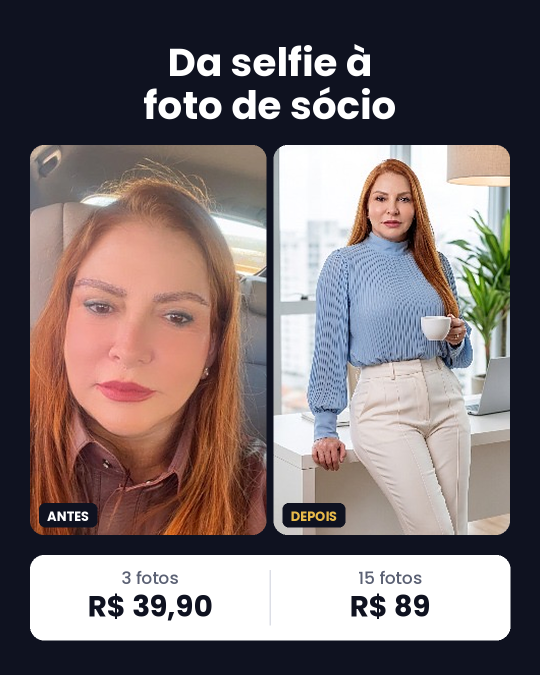
#> input picture fotosadv/2026-10-07/FOTOSADV_antes-depois_H01_v1_r3.png, 1080 x 1350 px (shown at 1/2 size); its folder holds 5 pictures in this run
$ python gen_autoridade_r2.py
#> lines starting #> are read from the running program, lines starting #| are printed output that depends on the picture; after the words box and inside, x2 and y2 are one past the last pixel; in counts of white or black regions, pixels touching at a corner belong together; pictures that were not available may be replaced by others from this repository, and a replacement may not be noted
### fotosadv/2026-10-08/gen_autoridade.py
# FOTOSADV – variações estáticas do líder "Gaby vídeo 01" (hook de autoridade). 100% código (Pillow).
# Uso: python3 gen_autoridade.py  (reaproveita os painéis selfie/profissional das peças H01/H02 de 07/10)
import os
from PIL import Image, ImageDraw, ImageFont
D = os.path.dirname(os.path.abspath(__file__)); S = os.path.join(D, '..', '2026-10-07')
F = '/usr/share/fonts/truetype/google-fonts/Poppins-'
def f(w, s): return ImageFont.truetype(F + w + '.ttf', s)
W, H = 1080, 1350
BG = (14, 18, 32); GOLD = (232, 186, 72); WHITE = (255, 255, 255); GREY = (150, 158, 175); MID = (90, 96, 110)

def panels(fn):
    im = Image.open(os.path.join(S, fn)).convert('RGB')
    return im.crop((60, 290, 533, 1000)), im.crop((547, 290, 1020, 1000))
A = panels('FOTOSADV_antes-depois_H01_v1_r3.png')   # advogada
#> in panels, im is the input picture: PIL image 1080x1350 RGB; mean R, G, B 122, 111, 112.3
B = panels('FOTOSADV_dor-selfie_H02_v1_r3.png')     # advogado
#> call 2 of panels, with fn = 'FOTOSADV_dor-selfie_H02_v1_r3.png'
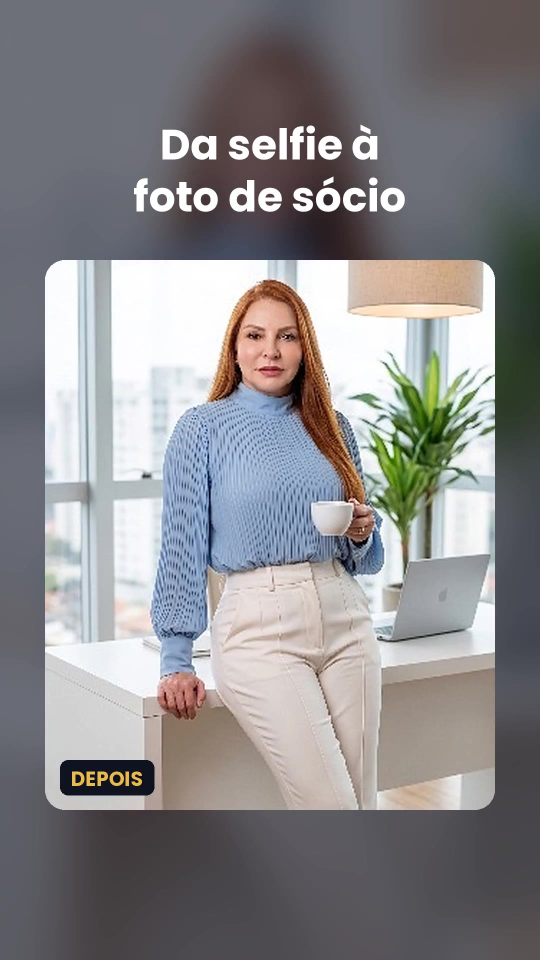
#> input picture fotosadv/2026-10-07/FOTOSADV_V05_selfie-a-socio_thumb.jpg, 1080 x 1920 px, given in place of FOTOSADV_dor-selfie_H02_v1_r3.png, which was not available (shown at 1/2 size)
#> in panels, im is the input picture: PIL image 1080x1920 RGB; mean R, G, B 137.6, 136.4, 138.5

def cover(im, w, h, top=0.0):
    r = max(w / im.width, h / im.height); im = im.resize((round(im.width * r), round(im.height * r)), Image.LANCZOS)
    x = (im.width - w) // 2; y = int((im.height - h) * top); return im.crop((x, y, x + w, y + h))
def rpaste(c, im, x, y, r=26):
    m = Image.new('L', im.size, 0); ImageDraw.Draw(m).rounded_rectangle((0, 0, im.width - 1, im.height - 1), r, fill=255); c.paste(im, (x, y), m)
def ctext(d, y, t, font, fill):
    d.text(((W - d.textlength(t, font=font)) / 2, y), t, font=font, fill=fill)
def tag(d, x, y, t, col, s=28):
    fl = f('Bold', s); w = d.textlength(t, font=fl) + 32
    d.rounded_rectangle((x, y, x + w, y + s + 22), 14, fill=BG); d.text((x + 16, y + 7), t, font=fl, fill=col)
def pricebar(d, y=1100):
    d.rounded_rectangle((60, y, 1020, y + 150), 28, fill=WHITE); d.line((540, y + 28, 540, y + 122), fill=(220, 222, 228), width=3)
    for cx, a, b in [(300, '3 fotos', 'R$ 39,90'), (780, '15 fotos', 'R$ 89')]:
        fa = f('Regular', 32); fb = f('Bold', 56)
        d.text((cx - d.textlength(a, font=fa) / 2, y + 18), a, font=fa, fill=MID)
        d.text((cx - d.textlength(b, font=fb) / 2, y + 62), b, font=fb, fill=BG)
def hook(d, lines, cols, y=64, size=70):
    for l, c in zip(lines, cols): ctext(d, y, l, f('Bold', size), c); y += size + 14
def foot(d, t='Fotos feitas a partir de selfies'): ctext(d, 1278, t, f('Regular', 26), GREY)

# [15 lines left out: functions one_pair, two_pairs, not called in this run]

# [8 lines that do not run on import are left out]

### fotosadv/2026-10-09/gen_autoridade_r2.py
# FOTOSADV – rodada 2 de variações do líder "Gaby vídeo 01" (base: H12 v1 de 08/10). 100% código (Pillow), 0 crédito.
# Cada peça muda UMA coisa em relação ao H12 v1: visual (fundo claro), hook (H14) ou prova (exemplo masculino).
import os, sys
D = os.path.dirname(os.path.abspath(__file__)); sys.path.insert(0, os.path.join(D, '..', '2026-10-08'))
import gen_autoridade as g
from PIL import Image, ImageDraw
W, H = g.W, g.H
CREAM = (246, 242, 234); NAVY = (14, 18, 32); GOLD_D = (176, 128, 22)

def pair(lines, cols, out, P=g.A, bg=g.BG, price_bg=None, foot_col=g.GREY, top=(0.0, 0.0)):
    c = Image.new('RGB', (W, H), bg); d = ImageDraw.Draw(c); g.hook(d, lines, cols)
    y0, h = 260, 800
    g.rpaste(c, g.cover(P[0], 473, h, top[0]), 60, y0); g.rpaste(c, g.cover(P[1], 473, h, top[1]), 547, y0)
    g.tag(d, 80, y0 + h - 70, 'SELFIE', g.WHITE); g.tag(d, 567, y0 + h - 70, 'FOTO PROFISSIONAL', g.GOLD)
    if price_bg:  # barra de preço escura no fundo claro
        y = 1100; d.rounded_rectangle((60, y, 1020, y + 150), 28, fill=price_bg); d.line((540, y + 28, 540, y + 122), fill=(60, 66, 84), width=3)
        for cx, a, b in [(300, '3 fotos', 'R$ 39,90'), (780, '15 fotos', 'R$ 89')]:
            fa = g.f('Regular', 32); fb = g.f('Bold', 56)
            d.text((cx - d.textlength(a, font=fa) / 2, y + 18), a, font=fa, fill=(180, 186, 200))
            d.text((cx - d.textlength(b, font=fb) / 2, y + 62), b, font=fb, fill=g.WHITE)
    else: g.pricebar(d)
    t = 'Fotos feitas a partir de selfies'; g.ctext(d, 1278, t, g.f('Regular', 26), foot_col)
    c.save(out)

if __name__ == '__main__':
    o = lambda n: os.path.join(D, n)
    # v3: muda só o VISUAL (paleta clara creme + texto navy/dourado escuro) — mesmo hook, mesma prova
    pair(['Sua foto transmite', 'a sua autoridade?'], [NAVY, GOLD_D], o('FOTOSADV_autoridade_H12_v3.png'), bg=CREAM, price_bg=NAVY, foot_col=(110, 112, 120))
#> in rpaste, `m = Image.new('L', im.size, 0)`: m: PIL image 473x800 L; every value is 0
#> in rpaste, `ImageDraw.Draw(m).rounded_rectangle((0, 0, im.width - 1, im.height - 1`:
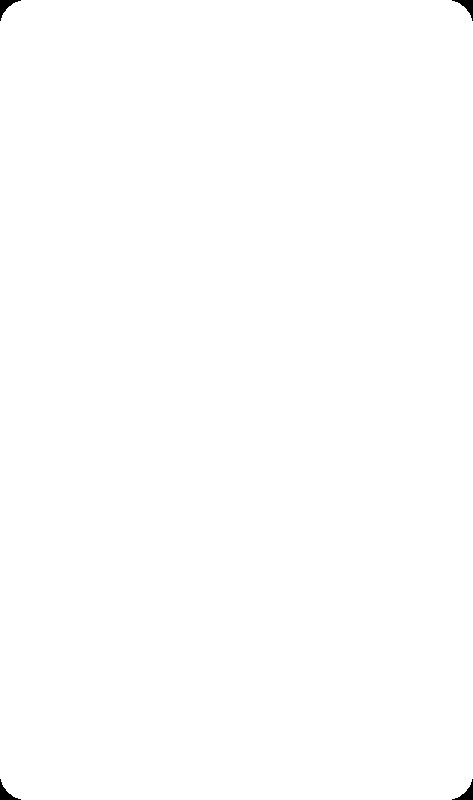
#> m: PIL image 473x800 L; 99.8% white; 4 black regions, box (x1, y1, x2, y2) and area: (0, 0, 21, 21) 150, (452, 0, 473, 21) 150, (0, 779, 21, 800) 150, (452, 779, 473, 800) 150
#> in pair, `c.save(out)`:
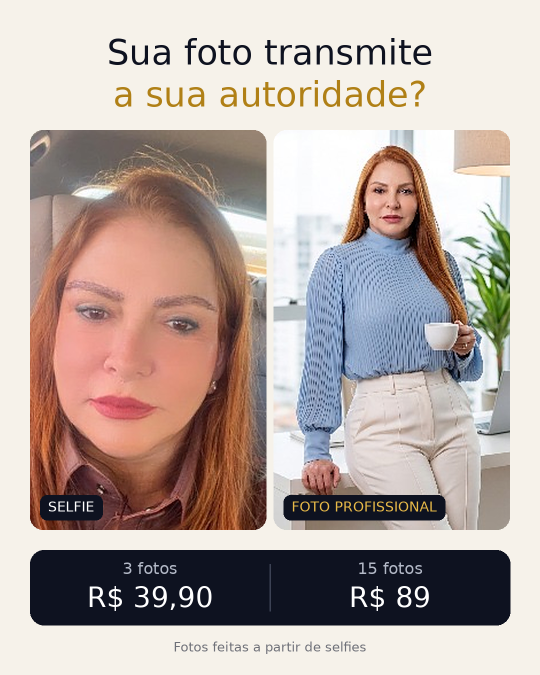
#> saved as FOTOSADV_autoridade_H12_v3.png: PIL image 1080x1350 RGB (shown at 1/2 size); mean R, G, B 182.7, 168.9, 163.3
    # H14: muda só o HOOK (contraste carreira × selfie) — mesmo visual escuro, mesma prova
    pair(['Currículo de sócio.', 'Foto de selfie?'], [g.WHITE, g.GOLD], o('FOTOSADV_autoridade_H14_v1.png'))
#> call 2 of pair, with bg = (14, 18, 32), foot_col = (150, 158, 175), top = (0, 0)
#> in pair (call 2), `c.save(out)`:
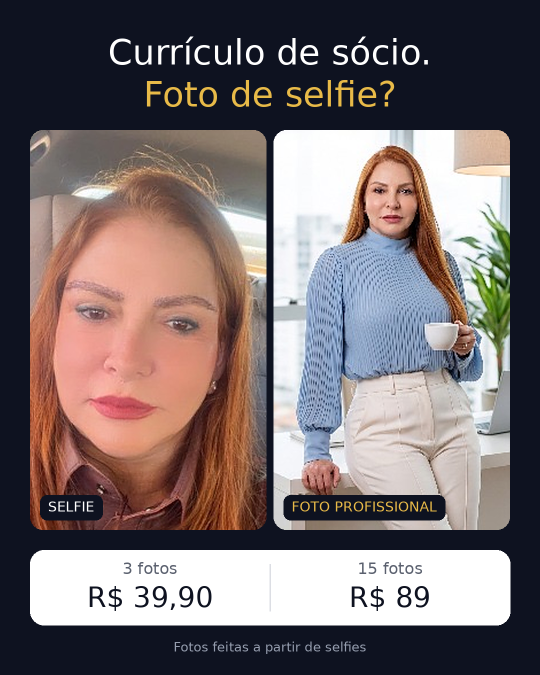
#> saved as FOTOSADV_autoridade_H14_v1.png: PIL image 1080x1350 RGB (shown at 1/2 size); mean R, G, B 120.3, 109.1, 110.4
    # v4: muda só a PROVA (exemplo masculino em vez da advogada) — mesmo hook, mesmo visual
    pair(['Sua foto transmite', 'a sua autoridade?'], [g.WHITE, g.GOLD], o('FOTOSADV_autoridade_H12_v4.png'), P=g.B, top=(0.35, 0.0))
#> call 3 of pair, with bg = (14, 18, 32), foot_col = (150, 158, 175), top = (0.35, 0)
#> in cover (call 6), `im = im.resize((round(im.width * r), round(im.height * r)), Image.LANC`:
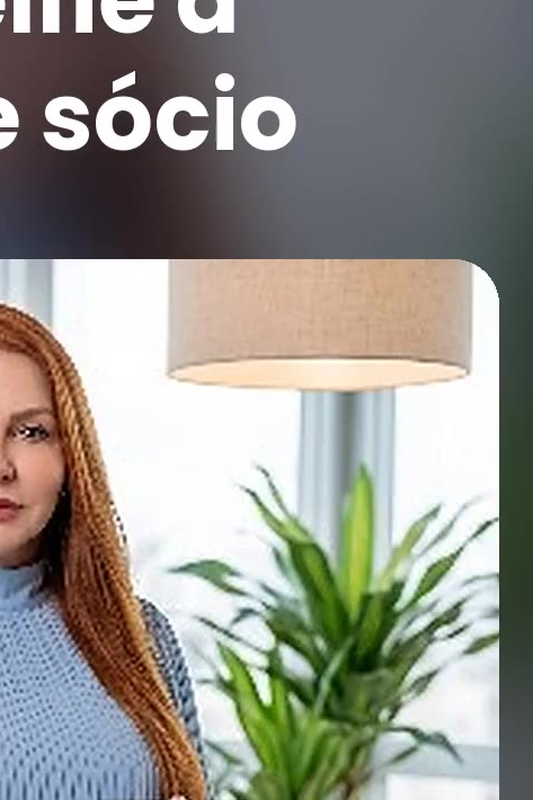
#> im: PIL image 533x800 RGB; mean R, G, B 150, 148.9, 141.4
#> in cover (call 6), `return im.crop((x, y, x + w, y + h))`:
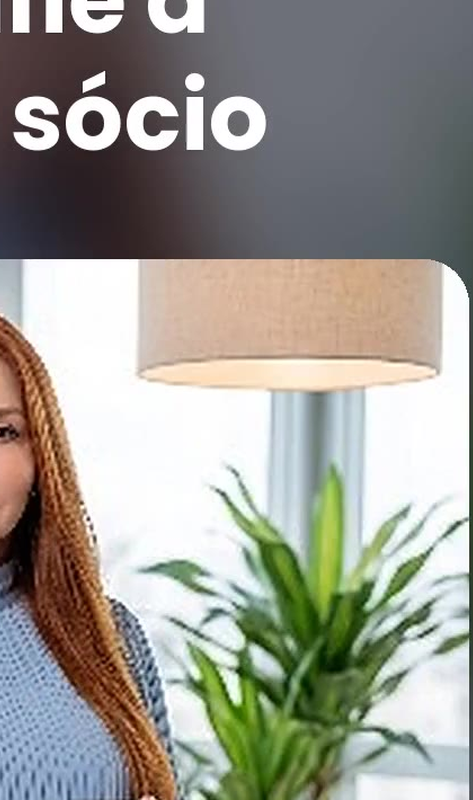
#> returned value: PIL image 473x800 RGB; mean R, G, B 156.3, 155.1, 146.9
#> in pair (call 3), `c.save(out)`:
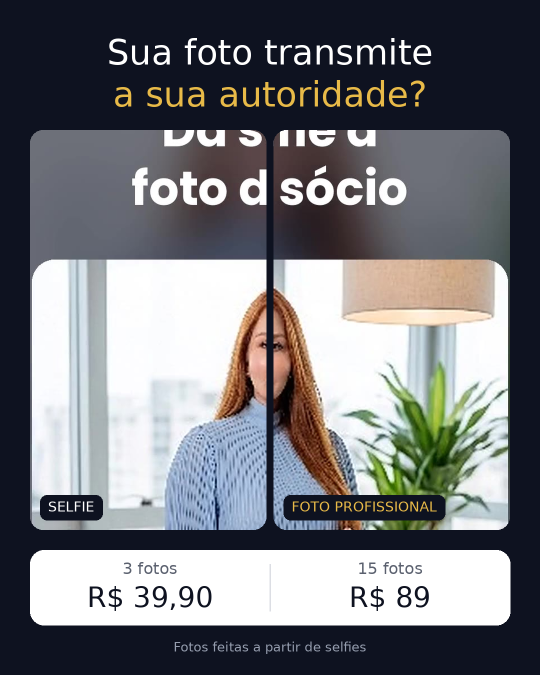
#> saved as FOTOSADV_autoridade_H12_v4.png: PIL image 1080x1350 RGB (shown at 1/2 size); mean R, G, B 117.3, 118.6, 123.1
    print('ok')
